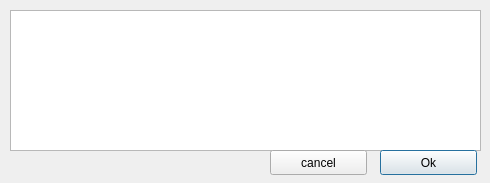
<?xml version="1.0" encoding="UTF-8"?>
<ui version="4.0">
 <class>Dialog</class>
 <widget class="QDialog" name="Dialog">
  <property name="enabled">
   <bool>true</bool>
  </property>
  <property name="geometry">
   <rect>
    <x>0</x>
    <y>0</y>
    <width>490</width>
    <height>183</height>
   </rect>
  </property>
  <property name="sizePolicy">
   <sizepolicy hsizetype="Fixed" vsizetype="Fixed">
    <horstretch>0</horstretch>
    <verstretch>0</verstretch>
   </sizepolicy>
  </property>
  <property name="windowTitle">
   <string>Text ?</string>
  </property>
  <widget class="QPlainTextEdit" name="plainTextEdit">
   <property name="geometry">
    <rect>
     <x>10</x>
     <y>10</y>
     <width>471</width>
     <height>141</height>
    </rect>
   </property>
  </widget>
  <widget class="QPushButton" name="BtnOk">
   <property name="geometry">
    <rect>
     <x>380</x>
     <y>150</y>
     <width>97</width>
     <height>25</height>
    </rect>
   </property>
   <property name="text">
    <string>Ok</string>
   </property>
  </widget>
  <widget class="QPushButton" name="BtnCancel">
   <property name="geometry">
    <rect>
     <x>270</x>
     <y>150</y>
     <width>97</width>
     <height>25</height>
    </rect>
   </property>
   <property name="text">
    <string>cancel</string>
   </property>
  </widget>
 </widget>
 <resources/>
 <connections/>
</ui>
